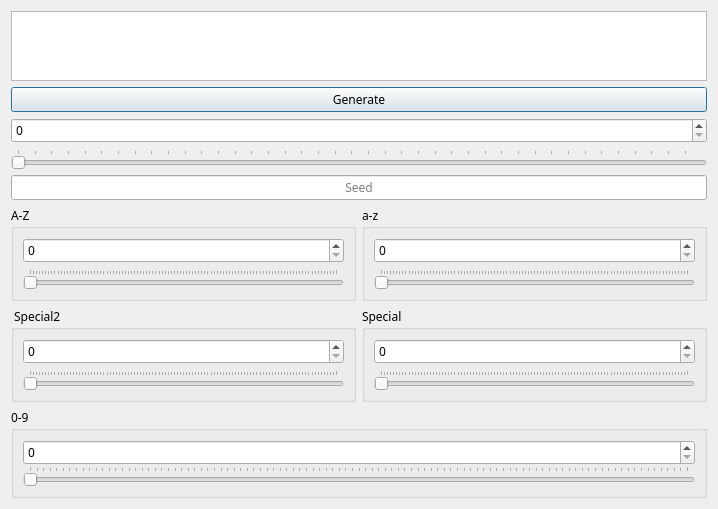
<?xml version="1.0" encoding="UTF-8"?>
<ui version="4.0">
 <class>PasswordGeneratorDialogue</class>
 <widget class="QDialog" name="PasswordGeneratorDialogue">
  <property name="geometry">
   <rect>
    <x>0</x>
    <y>0</y>
    <width>718</width>
    <height>505</height>
   </rect>
  </property>
  <property name="windowTitle">
   <string>Dialog</string>
  </property>
  <layout class="QVBoxLayout" name="verticalLayout_7">
   <item>
    <layout class="QVBoxLayout" name="vLayout_Generator">
     <item>
      <widget class="QPlainTextEdit" name="plainTextEdit_Password">
       <property name="font">
        <font>
         <family>Menlo</family>
        </font>
       </property>
       <property name="plainText">
        <string/>
       </property>
      </widget>
     </item>
     <item>
      <widget class="QPushButton" name="pushButton_Generate">
       <property name="minimumSize">
        <size>
         <width>0</width>
         <height>25</height>
        </size>
       </property>
       <property name="font">
        <font>
         <family>Menlo</family>
        </font>
       </property>
       <property name="text">
        <string>Generate</string>
       </property>
      </widget>
     </item>
     <item>
      <widget class="QSpinBox" name="spinBox_Length">
       <property name="minimumSize">
        <size>
         <width>0</width>
         <height>25</height>
        </size>
       </property>
       <property name="font">
        <font>
         <family>Menlo</family>
        </font>
       </property>
       <property name="maximum">
        <number>100000</number>
       </property>
      </widget>
     </item>
     <item>
      <widget class="QSlider" name="hSlider_Length">
       <property name="maximum">
        <number>4086</number>
       </property>
       <property name="orientation">
        <enum>Qt::Horizontal</enum>
       </property>
       <property name="tickPosition">
        <enum>QSlider::TicksAbove</enum>
       </property>
       <property name="tickInterval">
        <number>100</number>
       </property>
      </widget>
     </item>
     <item>
      <widget class="QLineEdit" name="lineEdit_Seed">
       <property name="minimumSize">
        <size>
         <width>0</width>
         <height>25</height>
        </size>
       </property>
       <property name="font">
        <font>
         <family>Menlo</family>
        </font>
       </property>
       <property name="alignment">
        <set>Qt::AlignCenter</set>
       </property>
       <property name="placeholderText">
        <string>Seed</string>
       </property>
      </widget>
     </item>
     <item>
      <layout class="QHBoxLayout" name="hLayout_Alphabetical">
       <item>
        <widget class="QGroupBox" name="groupBox_AZ">
         <property name="font">
          <font>
           <family>Menlo</family>
          </font>
         </property>
         <property name="title">
          <string>A-Z</string>
         </property>
         <layout class="QVBoxLayout" name="verticalLayout_5">
          <item>
           <widget class="QSpinBox" name="spinBox_AZ">
            <property name="minimumSize">
             <size>
              <width>0</width>
              <height>25</height>
             </size>
            </property>
            <property name="font">
             <font>
              <family>Menlo</family>
             </font>
            </property>
            <property name="maximum">
             <number>100</number>
            </property>
           </widget>
          </item>
          <item>
           <widget class="QSlider" name="hSlider_AZ">
            <property name="maximum">
             <number>100</number>
            </property>
            <property name="orientation">
             <enum>Qt::Horizontal</enum>
            </property>
            <property name="tickPosition">
             <enum>QSlider::TicksAbove</enum>
            </property>
           </widget>
          </item>
         </layout>
        </widget>
       </item>
       <item>
        <widget class="QGroupBox" name="groupBox_az">
         <property name="font">
          <font>
           <family>Menlo</family>
          </font>
         </property>
         <property name="title">
          <string>a-z</string>
         </property>
         <layout class="QVBoxLayout" name="verticalLayout_4">
          <item>
           <widget class="QSpinBox" name="spinBox_az">
            <property name="minimumSize">
             <size>
              <width>0</width>
              <height>25</height>
             </size>
            </property>
            <property name="font">
             <font>
              <family>Menlo</family>
             </font>
            </property>
            <property name="maximum">
             <number>100</number>
            </property>
           </widget>
          </item>
          <item>
           <widget class="QSlider" name="hSlider_az">
            <property name="maximum">
             <number>100</number>
            </property>
            <property name="orientation">
             <enum>Qt::Horizontal</enum>
            </property>
            <property name="tickPosition">
             <enum>QSlider::TicksAbove</enum>
            </property>
           </widget>
          </item>
         </layout>
        </widget>
       </item>
      </layout>
     </item>
     <item>
      <layout class="QHBoxLayout" name="hLayout_Specials">
       <item>
        <widget class="QGroupBox" name="groupBox_Special2">
         <property name="font">
          <font>
           <family>Menlo</family>
          </font>
         </property>
         <property name="title">
          <string> Special2</string>
         </property>
         <layout class="QVBoxLayout" name="verticalLayout_3">
          <item>
           <widget class="QSpinBox" name="spinBox_Special2">
            <property name="minimumSize">
             <size>
              <width>0</width>
              <height>25</height>
             </size>
            </property>
            <property name="font">
             <font>
              <family>Menlo</family>
             </font>
            </property>
            <property name="maximum">
             <number>100</number>
            </property>
           </widget>
          </item>
          <item>
           <widget class="QSlider" name="hSlider_Special2">
            <property name="maximum">
             <number>100</number>
            </property>
            <property name="orientation">
             <enum>Qt::Horizontal</enum>
            </property>
            <property name="tickPosition">
             <enum>QSlider::TicksAbove</enum>
            </property>
           </widget>
          </item>
         </layout>
        </widget>
       </item>
       <item>
        <widget class="QGroupBox" name="groupBox_Special">
         <property name="font">
          <font>
           <family>Menlo</family>
          </font>
         </property>
         <property name="title">
          <string>Special</string>
         </property>
         <layout class="QVBoxLayout" name="verticalLayout_2">
          <item>
           <widget class="QSpinBox" name="spinBox_Special">
            <property name="minimumSize">
             <size>
              <width>0</width>
              <height>25</height>
             </size>
            </property>
            <property name="font">
             <font>
              <family>Menlo</family>
             </font>
            </property>
            <property name="maximum">
             <number>100</number>
            </property>
           </widget>
          </item>
          <item>
           <widget class="QSlider" name="hSlider_Special">
            <property name="maximum">
             <number>100</number>
            </property>
            <property name="orientation">
             <enum>Qt::Horizontal</enum>
            </property>
            <property name="tickPosition">
             <enum>QSlider::TicksAbove</enum>
            </property>
           </widget>
          </item>
         </layout>
        </widget>
       </item>
      </layout>
     </item>
     <item>
      <widget class="QGroupBox" name="groupBox_09">
       <property name="maximumSize">
        <size>
         <width>16777215</width>
         <height>90</height>
        </size>
       </property>
       <property name="font">
        <font>
         <family>Menlo</family>
        </font>
       </property>
       <property name="title">
        <string>0-9</string>
       </property>
       <layout class="QVBoxLayout" name="verticalLayout">
        <item>
         <widget class="QSpinBox" name="spinBox_09">
          <property name="minimumSize">
           <size>
            <width>0</width>
            <height>25</height>
           </size>
          </property>
          <property name="font">
           <font>
            <family>Menlo</family>
           </font>
          </property>
          <property name="maximum">
           <number>100</number>
          </property>
         </widget>
        </item>
        <item>
         <widget class="QSlider" name="hSlider_09">
          <property name="maximum">
           <number>100</number>
          </property>
          <property name="orientation">
           <enum>Qt::Horizontal</enum>
          </property>
          <property name="tickPosition">
           <enum>QSlider::TicksAbove</enum>
          </property>
         </widget>
        </item>
       </layout>
      </widget>
     </item>
    </layout>
   </item>
  </layout>
 </widget>
 <resources/>
 <connections/>
</ui>
